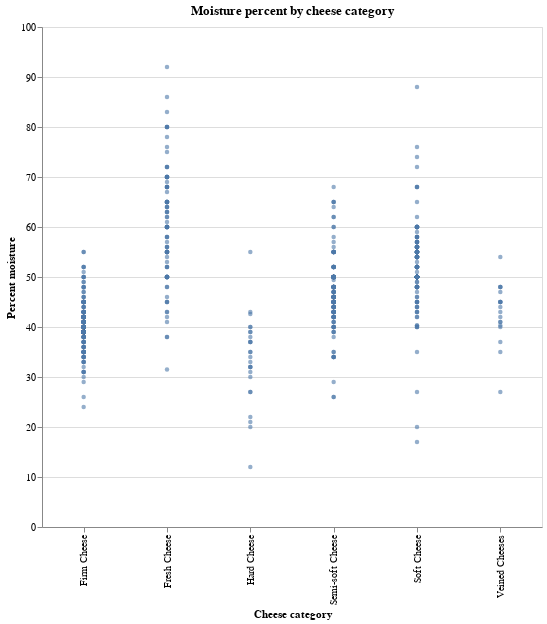

The notebook cell this image was saved under:
### Code cell
# Second visualizer: Moisture percent by cheese category

moisture_df = train_df.dropna(subset=['CategoryTypeEn'])

moisture_chart = alt.Chart(moisture_df, height=500, width=500).mark_circle(size=20, opacity=0.6).encode(
    x=alt.X('CategoryTypeEn:N', title='Cheese category'),
    y=alt.Y('MoisturePercent:Q', title='Percent moisture')
).properties(title='Moisture percent by cheese category')

moisture_chart

### Figure 1 — Vega-Lite specification as saved in the notebook (floating-point values rounded to 4 significant figures; data arrays with more than 128 entries replaced by an {"elided": "..."} marker saying what was removed)
{"config": {"view": {"continuousWidth": 400, "continuousHeight": 300}}, "data": {"name": "data-a82e8e87cc981e2e823f8fff2a54a1ca"}, "mark": {"type": "circle", "opacity": 0.6, "size": 20}, "encoding": {"x": {"type": "nominal", "field": "CategoryTypeEn", "title": "Cheese category"}, "y": {"type": "quantitative", "field": "MoisturePercent", "title": "Percent moisture"}}, "height": 500, "title": "Moisture percent by cheese category", "width": 500, "$schema": "https://vega.github.io/schema/vega-lite/v4.8.1.json", "datasets": {"data-a82e8e87cc981e2e823f8fff2a54a1ca": {"elided": "814 records"}}}
